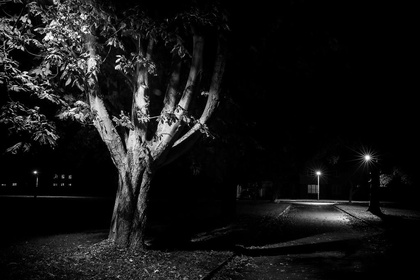
%> input picture src/dark_road_5.jpg, 420 x 280 px, shrunk from 1023 x 682 before the run
$ octave main.m   (GNU Octave 9; MATLAB toolbox functions it lacks are replaced by stand-ins)
%> lines starting %> are read from the running program, lines starting %| are printed output that depends on the picture
%> further down, img is the input picture: size 280x420 uint8; min 0, max 255, mean 21.2
### src/highFreqEnhance.m
function [output] = highFreqEnhance(img)

if(numel(size(img)) > 2)
    img = rgb2gray(img);
end

[n, m] = size(img);
%> n = 280; m = 420

img_fft = fftshift(fft2(img));

for i = 1 : n
    for j = 1 : m
        h(i, j) = (sqrt(((i - n / 2) / n * 2) ^ 2 + ((j - m / 2) / m * 2) ^ 2) + 1) / 2;
    end
end
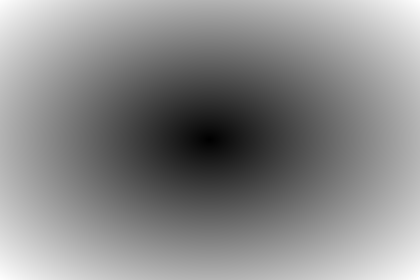
%> h: size 280x420 double; min 0.5, max 1.21, mean 0.883; drawn with min black and max white
img_fft = abs(ifft2(fftshift(img_fft .* h)));
img_fft = img_fft - min(img_fft, [], 'all');
img_fft = img_fft ./ max(img_fft, [], 'all');
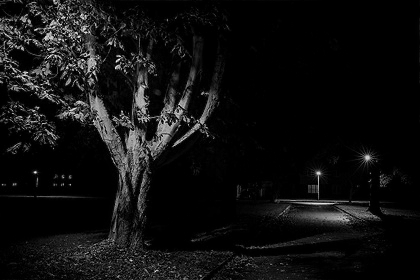
%> img_fft: size 280x420 double; min 0, max 1, mean 0.0648

output = uint8(round(img_fft * 255));

### src/Grad.m
function [output] = Grad(img)
if(numel(size(img)) > 2)
    img = rgb2gray(img);
end

kernal1 = [1 2 1
           0 0 0
          -1 -2 -1];
kernal2 = kernal1';

dif1 = conv2(img, kernal1);
dif2 = conv2(img, kernal2);

dif1 = dif1(2:end-1, 2:end-1);
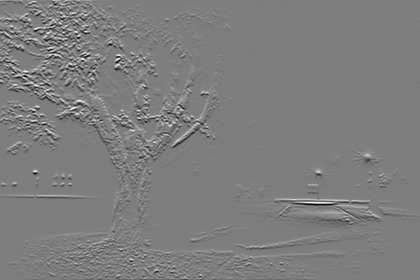
%> dif1: size 280x420 double; min -806, max 821, mean 0.1; drawn with min black and max white
dif2 = dif2(2:end-1, 2:end-1);
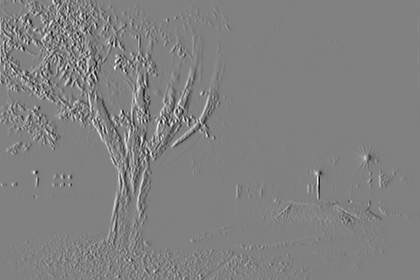
%> dif2: size 280x420 double; min -785, max 766, mean -0.1; drawn with min black and max white

output = (dif1 .* dif1 + dif2 .* dif2) .^ 0.5;
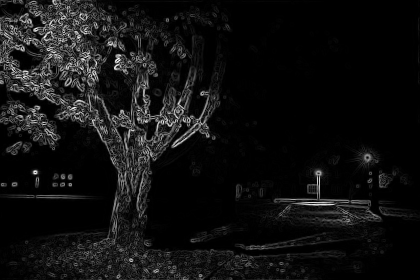
%> output: size 280x420 double; min 0, max 861.9, mean 59.2; drawn with min black and max white

### src/GHE.m
function [output] = GHE(img, Phi, Display)
%> called with Display = true
%% Global Histogram Equalization
if ~exist('Display', 'var')
    Display = false;
end
if(numel(size(img)) > 2)
    img = rgb2gray(img);
end

cnt = zeros(1, 256);
[n, m] = size(img);
for i = 1 : n
    for j = 1 : m
        cnt(img(i, j) + 1) = cnt(img(i, j) + 1) + Phi(i, j);
    end
end
%> after the loop, cnt = 256 values, max 218676.5 at index 2, min 0 at index 236, mean 27192.9

index = zeros(1, 256);
D = sum(cnt, 'all') / 256 + 1e-5;
%> D = 27192.9
j = 0;
for i = 1 :256
    index(i) = floor(j / D);
    j = j + cnt(i);
end
%> this loop made 256 passes
%> j on passes 1 to 3: 106832.3, 325508.8, 523767
%> after the loop, index = 256 values from 0 to 255; j = 6961392.8

output = uint8(index(img + 1));
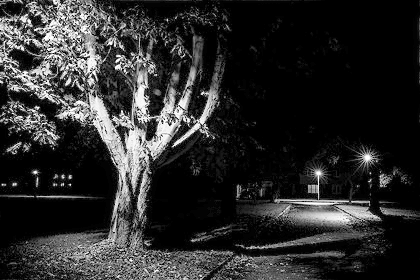
%> output: size 280x420 uint8; min 0, max 255, mean 44

if(~Display)
    return
end

%% figure
figure;
set(gcf, 'outerposition', get(0, 'screensize'));

subplot(2, 2, 1);
histogram(img);
axis([0 255 0 inf]);
title('histogram(origin)', 'FontSize', 18);
subplot(2, 2, 3);
imshow(img);
title('image(origin)', 'FontSize', 18);

subplot(2, 2, 2);
histogram(output);
axis([0 255 0 inf]);
title('histogram(GHE)', 'FontSize', 18);
subplot(2, 2, 4);
imshow(output);
title('image(GHE)', 'FontSize', 18);

### src/main.m
clc;
clear all;
close all;

img = imread('dark_road_5.jpg');

% t1=clock();

img = highFreqEnhance(img);

%% (a)
% [5 lines of commented-out code are left out]

%% (b)
% [7 lines of commented-out code are left out]

%% (c)

% Phi = ones(size(img));
Phi = Grad(img);
% [4 lines of commented-out code are left out]

pic = GHE(img, Phi, true);
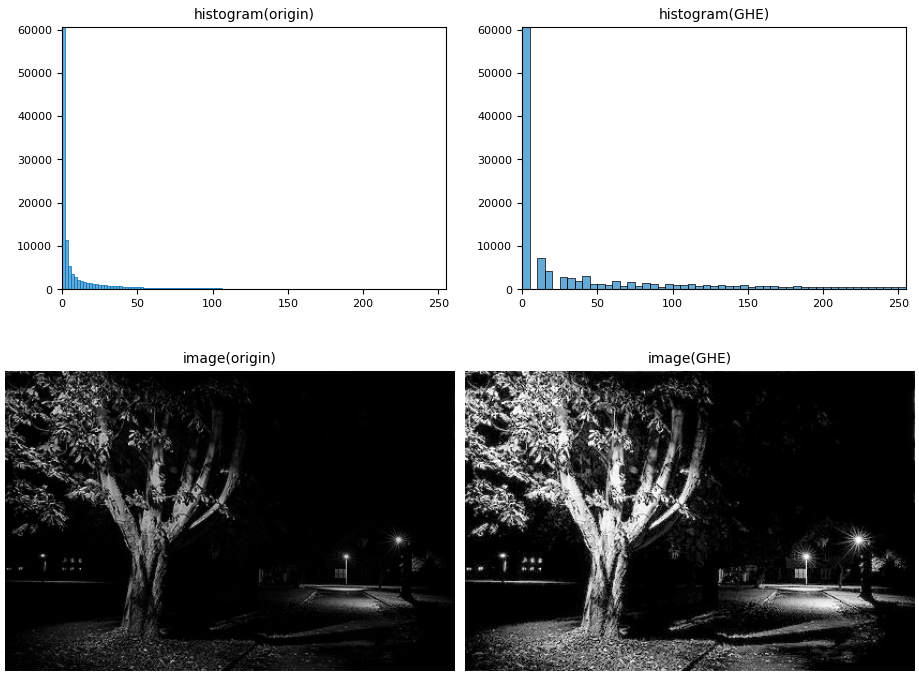
%> figure redrawn from the program's plot data, 4 panels
% [7 lines of commented-out code are left out]

$ run again, with src/dark_road_1.jpg copied over src/dark_road_5.jpg
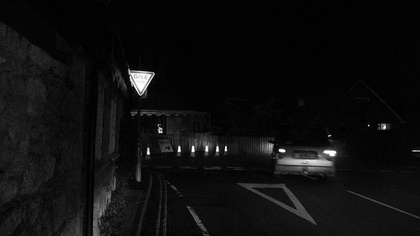
%> input picture src/dark_road_1.jpg, 420 x 236 px, shrunk from 800 x 450 before the run
%> img is the input picture: size 236x420 uint8; min 0, max 255, mean 14.6
%> after the loop in GHE, `for i = 1 : n`: cnt = 256 values, max 100077.1 at index 3, min 0 at index 211, mean 8556.6
%> D = 8556.6
%> the loop in GHE, `for i = 1 :256` made 256 passes
%> j on passes 1 to 3: 24491.6, 105707, 205784.1
%> after the loop in GHE, `for i = 1 :256`: index = 256 values from 0 to 255; j = 2190480.1
%> in GHE, `output = uint8(index(img + 1));`:
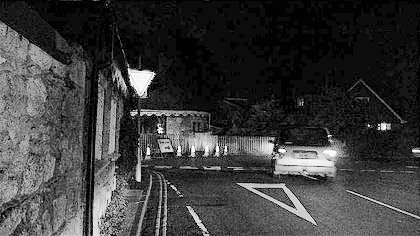
%> output: size 236x420 uint8; min 0, max 255, mean 59.7
%> `pic = GHE(img, Phi, true);`:
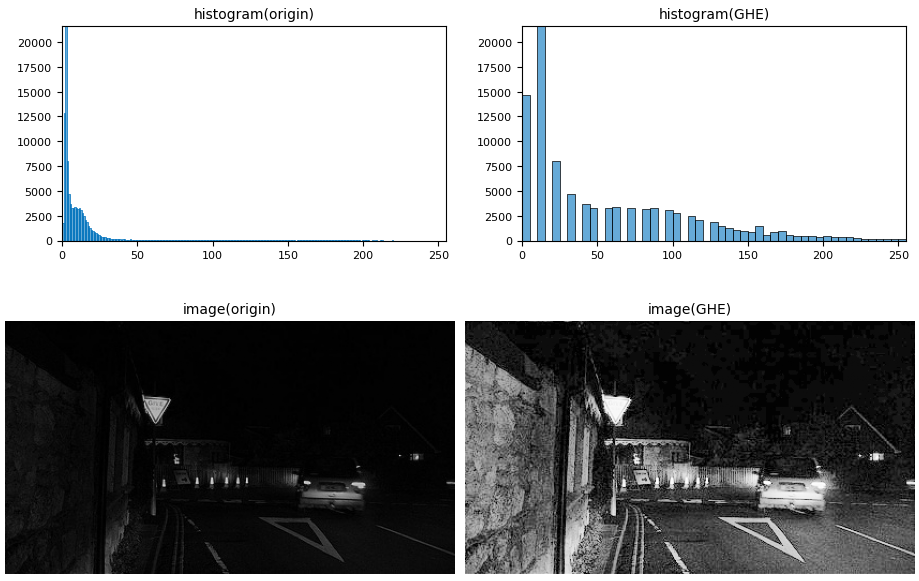
%> figure redrawn from the program's plot data, 4 panels

$ run again, with src/dark_road_2.jpg copied over src/dark_road_5.jpg
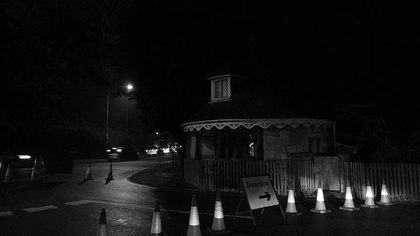
%> input picture src/dark_road_2.jpg, 420 x 236 px, shrunk from 800 x 450 before the run
%> img is the input picture: size 236x420 uint8; min 0, max 255, mean 16.8
%> after the loop in GHE, `for i = 1 : n`: cnt = 256 values, max 112600.7 at index 3, min 0 at index 217, mean 11290.3
%> D = 11290.3
%> the loop in GHE, `for i = 1 :256` made 256 passes
%> j on passes 1 to 3: 28675.9, 127422.4, 240023.1
%> after the loop in GHE, `for i = 1 :256`: index = 256 values from 0 to 255; j = 2890325
%> in GHE, `output = uint8(index(img + 1));`:
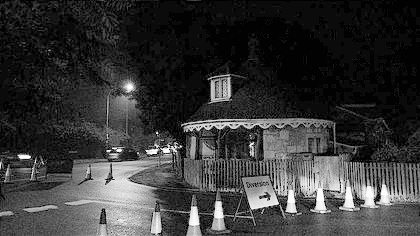
%> output: size 236x420 uint8; min 0, max 255, mean 55.2
%> `pic = GHE(img, Phi, true);`:
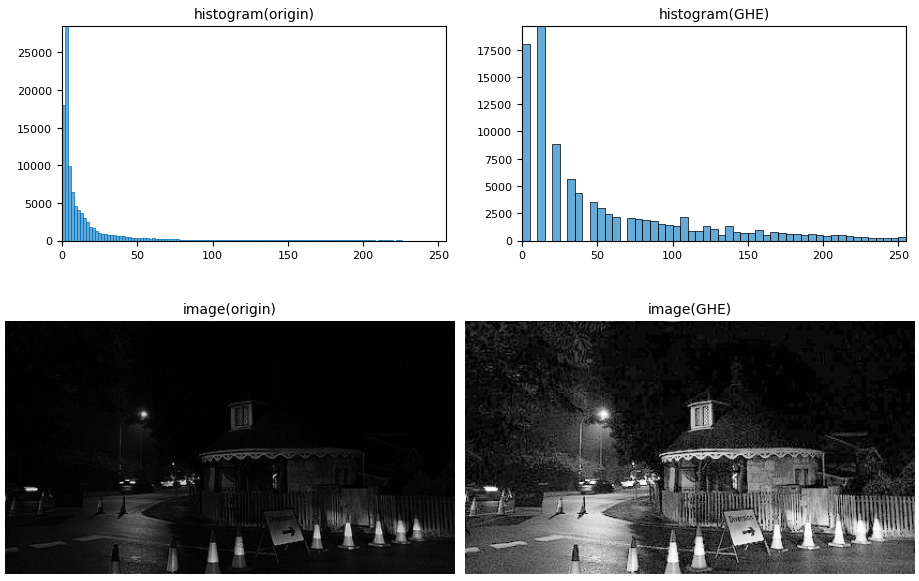
%> figure redrawn from the program's plot data, 4 panels

$ run again, with src/dark_road_3.jpg copied over src/dark_road_5.jpg
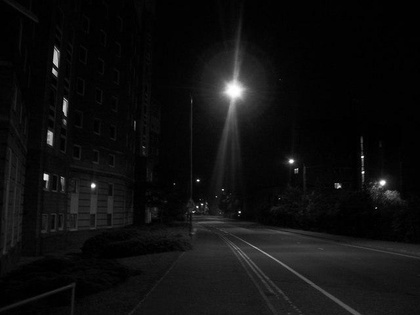
%> input picture src/dark_road_3.jpg, 420 x 315 px, shrunk from 640 x 480 before the run
%> img is the input picture: size 315x420 uint8; min 0, max 255, mean 15.2
%> after the loop in GHE, `for i = 1 : n`: cnt = 256 values, max 112206.4 at index 2, min 0 at index 196, mean 10042.7
%> D = 10042.7
%> the loop in GHE, `for i = 1 :256` made 256 passes
%> j on passes 1 to 3: 51617.9, 163824.3, 275489.1
%> after the loop in GHE, `for i = 1 :256`: index = 256 values from 0 to 255; j = 2570936.9
%> `pic = GHE(img, Phi, true);`:
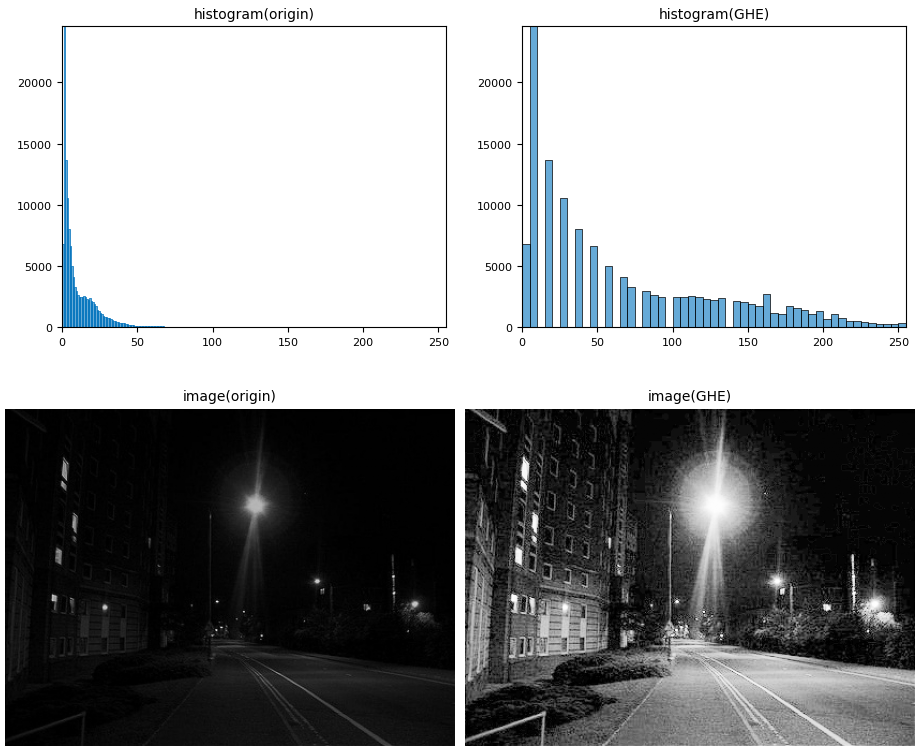
%> figure redrawn from the program's plot data, 4 panels
